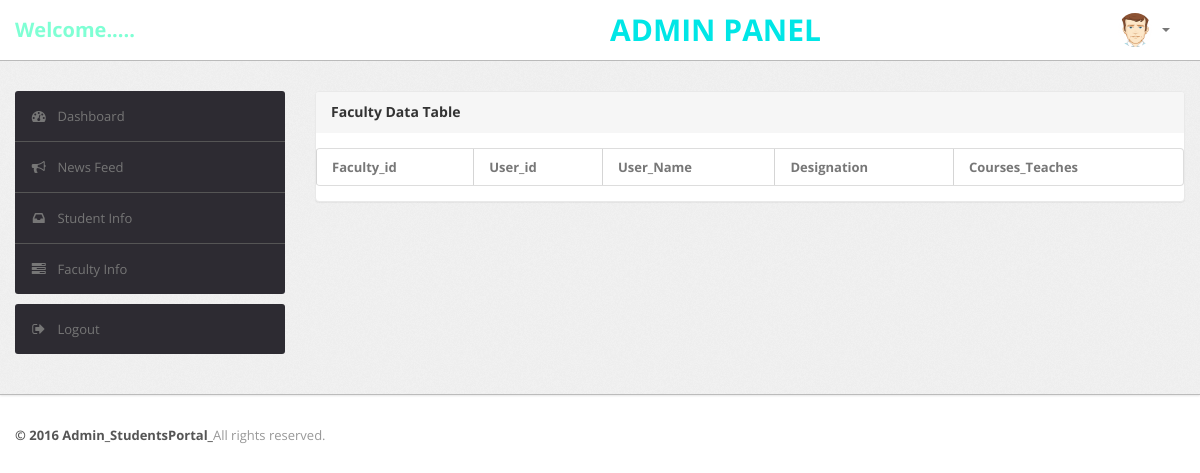
The app's page /Project_BTP/Admin/facultytable.php, older data.
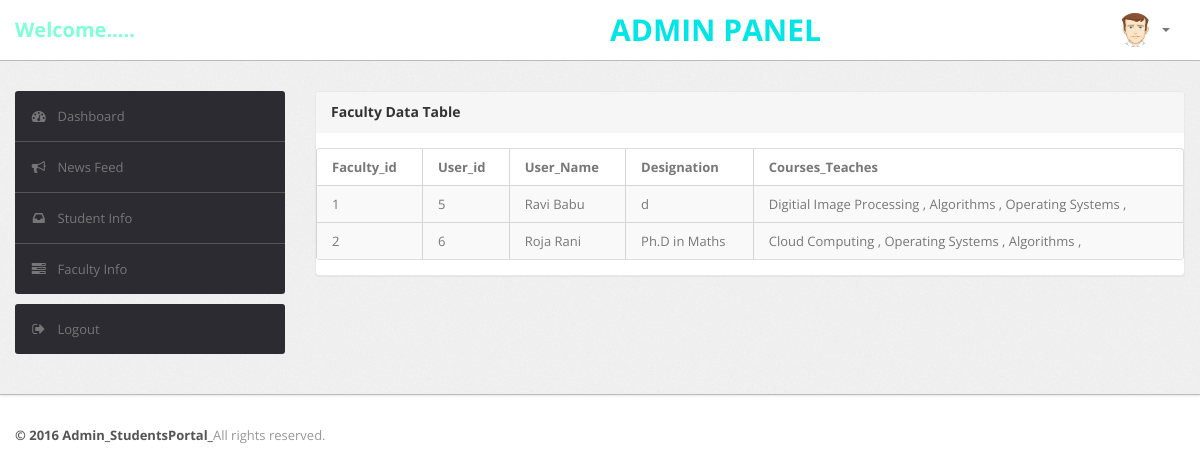
The same page, newer data.
### tables this page shows
CREATE TABLE `Faculty` (
  `F_id` int(11) NOT NULL,
  `U_id` int(11) DEFAULT NULL,
  `F_designation` varchar(20) DEFAULT NULL,
  `F_age` int(11) DEFAULT NULL,
  `F_dob` varchar(15) DEFAULT NULL
);

CREATE TABLE `User` (
  `U_id` int(11) NOT NULL,
  `F_name` varchar(20) DEFAULT NULL,
  `L_name` varchar(20) DEFAULT NULL,
  `U_name` varchar(20) DEFAULT NULL,
  `U_gender` varchar(10) DEFAULT NULL,
  `U_email` varchar(40) DEFAULT NULL,
  `U_password` varchar(100) DEFAULT NULL,
  `U_phone_no` varchar(20) DEFAULT NULL,
  `U_category` varchar(20) DEFAULT NULL
);

### Project_BTP/Admin/facultytable.php (the view, shortened to what this page needs)
<?php
include "dbConfig.php";
?>
<!DOCTYPE html>
<html lang="en">
<head>
    <head>
        <link type="text/css" href="bootstrap/css/bootstrap.min.css" rel="stylesheet">
        <link type="text/css" href="bootstrap/css/bootstrap-responsive.min.css" rel="stylesheet">
        <link type="text/css" href="css/theme.css" rel="stylesheet">
        <link type="text/css" href="images/icons/css/font-awesome.css" rel="stylesheet">
    </head>
    <body>
        <div class="navbar navbar-fixed-top">
            <div class="navbar-inner">
                <div class="container">
                        <?php echo '<a class="brand"><font color="Aquamarine">Welcome.....'.$_SESSION['User'].'</font></a>'; ?>
                        <center class="brand" style="position: absolute;left: 610px;font-size: 30px;"><font color="#00e6e6">ADMIN PANEL</font></center>
                    <div class="nav-collapse collapse navbar-inverse-collapse">
                        <ul class="nav pull-right">
                            <li class="nav-user dropdown"><a href="#" class="dropdown-toggle" data-toggle="dropdown">
                                <img src="images/user.png" class="nav-avatar" />
                                <b class="caret"></b></a>
                            </li>
                        </ul>
                    </div>
                </div>
            </div>
        </div>
        <div class="wrapper">
            <div class="container">
                <div class="row">
                  <div class="span3">
                        <div class="sidebar">
                            <ul class="widget widget-menu unstyled">
                                <li class="active"><a href="main.php"><i class="menu-icon icon-dashboard"></i>Dashboard
                                </a></li>
                                <li><a href="activity.html"><i class="menu-icon icon-bullhorn"></i>News Feed </a>
                                </li>
                                <li><a href="studentable.php"><i class="menu-icon icon-inbox"></i>Student Info</a></li>
                                <li><a href="task.html"><i class="menu-icon icon-tasks"></i>Faculty Info</a></li>
                            </ul>
                            <ul class="widget widget-menu unstyled">
                                <li><a href="logout.php"><i class="menu-icon icon-signout"></i>Logout </a></li>
                            </ul>
                        </div>
                    </div>
                    <div class="span9">
                        <div class="content">
                            <div class="module">
                                <div class="module-head">
                                    <h3>Faculty Data Table</h3>
                                </div>
                                <div class="module-body table">
                                    <table cellpadding="0" cellspacing="0" border="0" class="datatable-1 table table-bordered table-striped	 display"
                                        width="100%">
                                        <thead>
                                            <tr>
                                                <th>
                                                    Faculty_id
                                                </th>
                                                <th>
                                                    User_id
                                                </th>
                                                <th>
                                                    User_Name
                                                </th>
                                                <th>
                                                    Designation
                                                </th>
                                                <th class="center">
                                                    Courses_Teaches
                                                </th>
                                            </tr>
                                        </thead>
                                        <?php
                                        $sql = "SELECT  Faculty.F_id,User.U_id,User.F_name,User.L_name,Faculty.F_designation FROM User,Faculty Where  Faculty.U_id=User.U_id";
                                        $result = $conn->query($sql);
                                        if ($result->num_rows > 0) {
                                        while($row = $result->fetch_assoc())
                                        {
                                            $cour=null;
                                            $m=$row["F_id"];
                                            $sql1="SELECT Course.C_name FROM Course,Teaches WHERE Teaches.F_id='$m' AND Teaches.C_id=Course.C_id";
                                            $result1 = $conn->query($sql1);
                                            if ($result1->num_rows > 0) {
                                            while($row1 = $result1->fetch_assoc())
                                            {
                                                 $cour="{$row1["C_name"]}  ,  {$cour}";
                                            }
                                            }
                                      echo '<tbody>
                                            <tr class="odd gradeX">
                                                <td class="center" >'.
                                                    $row["F_id"].'
                                                </td>
                                                <td class="center" >'.
                                                    $row["U_id"].'
                                                </td>
                                                <td>'.
                                                    $row["F_name"].' '.$row["L_name"].'
                                                </td>
                                                <td>'.
                                                    $row["F_designation"].'
                                                </td>
                                                 <td>'.
                                                    $cour.'
                                                </td>
                                            </tr>';
                                        }}
                                               ?>
                                    </table>
                                </div>
                            </div>
                        </div>
                    </div>
                </div>
            </div>
        </div>
        <div class="footer">
            <div class="container">
                <b class="copyright">&copy; 2016 Admin_StudentsPortal_</b>All rights reserved.
            </div>
        </div>
    </body>

### Project_BTP/Admin/css/theme.css (style rules this page uses)
body { font-size: 13px; font-family: 'Open Sans', Arial, sans-serif; background: #fff; color: #777 }
h1, h2, h3, h4, h5, h6 { color: #333; margin-top: 0 }
h3 { font-size: 20px }
strong, b { color: #555 }
.wrapper { background: url(../images/bg.png) #eee; border-bottom: 1px solid #bbb; -webkit-box-shadow: 0 1px 2px rgba(0,0,0,0.1); -moz-box-shadow: 0 1px 2px rgba(0,0,0,0.1); box-shadow: 0 1px 2px rgba(0,0,0,0.1); padding: 30px 0 }
.footer { color: #999; padding: 30px 0 60px }
body [class^="icon-"], body [class*=" icon-"] { font-size: 14px; line-height: 20px; height: 20px }
.module { background: #fff; -webkit-border-radius: 3px; -moz-border-radius: 3px; border-radius: 3px; border: 1px solid #ccc; border-bottom-color: #bbb; -webkit-box-shadow: 0 0 1px rgba(0,0,0,0.2); -moz-box-shadow: 0 0 1px rgba(0,0,0,0.2); box-shadow: 0 0 1px rgba(0,0,0,0.2); margin-bottom: 30px }
.navbar { position: static!important; margin: 0!important }
.navbar .navbar-inner { background: #fff; border-bottom: 1px solid #bbb; -webkit-box-shadow: 0 1px 2px rgba(0,0,0,0.15); -moz-box-shadow: 0 1px 2px rgba(0,0,0,0.15); box-shadow: 0 1px 2px rgba(0,0,0,0.15) }
.navbar .brand { color: #333; font-weight: bold; font-size: 20px; margin-right: 20px; padding: 20px }
.navbar .nav>li>a { padding: 20px 15px; font-weight: bold; color: #777 }
.nav-user>a { height: 20px }
.nav-avatar { width: 34px; height: 34px; margin: -7px 5px 0 0; -webkit-border-radius: 50%; -moz-border-radius: 50%; border-radius: 50% }
.table { margin-bottom: 0 }
.table th, .table td { border-color: #d5d5d5!important }
.table-bordered thead:first-child tr:first-child>th:first-child, .table-bordered tbody:first-child tr:first-child>td:first-child { -webkit-border-top-left-radius: 2px; -moz-border-radius-topleft: 2px; border-top-left-radius: 2px }
.table-bordered thead:first-child tr:first-child>th:last-child, .table-bordered tbody:first-child tr:first-child>td:last-child { -webkit-border-top-right-radius: 2px; -moz-border-radius-topright: 2px; border-top-right-radius: 2px }
.table-bordered thead:last-child tr:last-child>th:first-child, .table-bordered tbody:last-child tr:last-child>td:first-child, .table-bordered tfoot:last-child tr:last-child>td:first-child { -webkit-border-bottom-left-radius: 2px; -moz-border-radius-bottomleft: 2px; border-bottom-left-radius: 2px }
.table-bordered thead:last-child tr:last-child>th:last-child, .table-bordered tbody:last-child tr:last-child>td:last-child, .table-bordered tfoot:last-child tr:last-child>td:last-child { -webkit-border-bottom-right-radius: 2px; -moz-border-radius-bottomright: 2px; border-bottom-right-radius: 2px }
.widget-menu { background: #fff; -webkit-border-radius: 3px; -moz-border-radius: 3px; border-radius: 3px; overflow: hidden }
.widget-menu a { color: #555; display: block; line-height: 20px; padding: 15px; text-decoration: none!important }
.widget-menu .menu-icon { margin-right: 10px; color: #767676; -webkit-transition: all .2s ease-in-out; -moz-transition: all .2s ease-in-out; transition: all .2s ease-in-out; }
.widget-menu>li+li { border-top: 1px solid #555 }
.widget-menu>li>a { background-color: #2d2b32; color: #767676; -webkit-transition: all .2s ease-in-out; -moz-transition: all .2s ease-in-out; transition: all .2s ease-in-out; }
.module { box-shadow: 0 0 3px rgba(0,0,0,.1); border-color: #e9e9e9; margin-bottom: 20px; background-color: #fff; border-radius: 4px; -webkit-box-shadow: 0 1px 1px rgba(0,0,0,.05); box-shadow: 0 1px 1px rgba(0,0,0,.05); }
.module-head { color: #767676; background-color: #f6f6f6; border-color: #e9e9e9; padding: 10px 15px; border-bottom: 1px solid transparent; border-top-right-radius: 3px; border-top-left-radius: 3px; }
.module-head h3 { font-size: 14px; line-height: 20px; height: 20px; margin: 0 }
.module-body { padding: 15px }
.module-body.table { padding: 15px 0 }
.module-body.table .table th, .module-body.table .table td { padding-left: 15px; padding-right: 15px }

Row changes from the older to the newer data that the page shows:
added faculty: F_id "1", U.U_id "5", U.F_name "Ravi", U.L_name "Babu", F_designation "d", cour "Digitial Image Processing , Algorithms , Operating Systems ,"
added faculty: F_id "2", U.U_id "6", U.F_name "Roja", U.L_name "Rani", F_designation "Ph.D in Maths", cour "Cloud Computing , Operating Systems , Algorithms ,"
